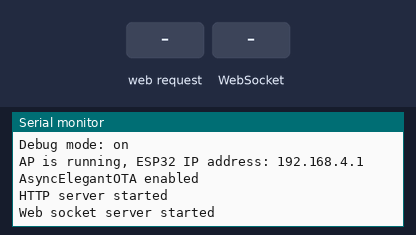
Recording of a program running on a simulated ESP32. Shown: the last lines printed to the serial monitor. The test bench sets the inputs (shaded band). Storage starts empty.

Above: at 6.7 s.
6.8 s: HTTP request GET / received
At 8.0 s:
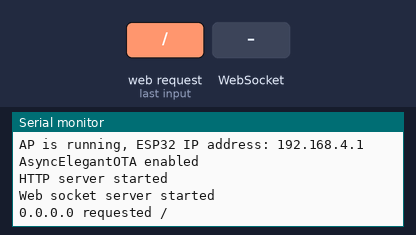
8.3 s: WebSocket text "stop" received
At 9.5 s:
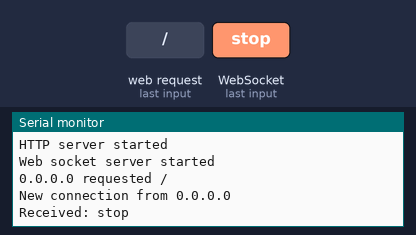
9.8 s: HTTP request GET /slidertron.js received
At 10.2 s:
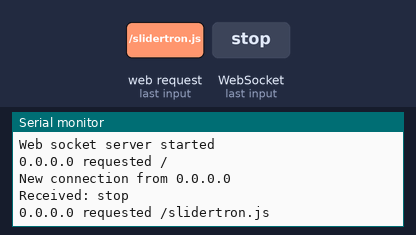
11.3 s: WebSocket text "getStatus" received
At 11.8 s:
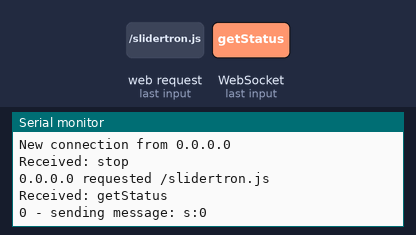
12.8 s: HTTP request GET /bootstrap.min.css received
At 13.7 s:
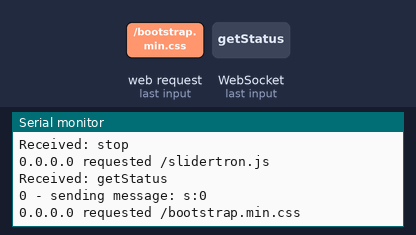
14.3 s: WebSocket text "1" received
At 15.3 s:
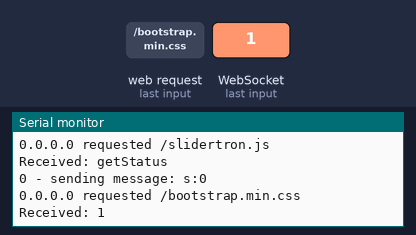

Measured:
- after the input at 6.8 s, the serial monitor: prints a new line at once (image 1)
- after the input at 8.3 s, the serial monitor: prints a new line at once (image 2)
- after the input at 9.8 s, the serial monitor: prints a new line at once (image 3)
- after the input at 11.3 s, the serial monitor: prints a new line at once (image 4)
- after the input at 12.8 s, the serial monitor: prints a new line at once (image 5)
- after the input at 14.3 s, the serial monitor: prints a new line at once (image 6)

The program:

main.cpp
```cpp
 /* Camslider - camera slider based on ESP32 dev board
 *  2022 by Mikrotron d.o.o.
 */

#include <Arduino.h>
#include "Configuration.h"
#include "WebServer.h"
#include "WebSocketsCommunication.h"

Status slider_status = NOT_INITIALIZED;

void setup() {
  // Program start
  #ifdef DEBUG_MODE
    // Enable serial if in debug mode
    Serial.begin(115200);
    delay(DELAY_LONG);
  #endif
  DEBUGLN("Debug mode: on");

  // Mount SPIFFS file system
  if(!SPIFFS.begin()){
    DEBUGLN("SPIFFS mounting error");
  }

  // Start servers
  delay(DELAY_SHORT);
  startWebServer();
  delay(DELAY_SHORT);
  startWebSocketsServer();
}

void loop() {
  ws_server.loop(); // Wait for websocket data
}
```

CredentialsTemplate.h
```cpp
/*******************************************************************
 * IMPORTANT! Please follow the instructions in this file before
 * you try to compile the project for the first time. This file
 * is just a template, don't change the contents of this file.
 *
 * You need to do the following:
 * 1. Save this file as Credentials.h in include/ directory and
 *    than close this file
 * 2. Open Credentials.h file and enter your WiFi credentials and
 *    ThingsBoard device token (you have to create one first on
 *    https://demo.thingsboard.io/ - if you don't have the account,
 *    create one, it's free)
 * 3. Save this file and compile and upload the project in debug
 *    mode to check if everything works as it should
 *
 * Credentials.h is ignored by Git (check the contents of .gitignore
 * file to confirm), so this way your credentials will be kept in
 * your local version of the project. This way you can change the
 * project and publish your changes on Github, Gitlab, Bitbucket or
 * your own Git server without leaking sensitive information.
 *******************************************************************/

#ifndef CREDENTIALS_H
    #define CREDENTIALS_H
    // Add your AP credentials
    #define AP_SSID "Your SSID"
    #define AP_PASSWORD "Your password"
#endif
```

Debug.h
```cpp
/*******************************************************************
 * This files contains macros and debugging variables. If you want
 * to turn debug mode on, place the line
 * #define DEBUG_MODE
 * in file main.cpp before the include call for this file, i.e.
 * #include "Debug.h"
 * If you want to turn debug mode off, comment out or delete the
 * DEBUG_MODE definition line:
 * //#define DEBUG_MODE
 *******************************************************************/

#ifndef DEBUG_H
    #define DEBUG_H
    #ifdef DEBUG_MODE // debug development settings
        #warning "WARNING! Debug mode is enabled, disable for production!"
        // calls to DEBUG will be replaced with Serial.print command
        #define DEBUG(x) Serial.print(x)
        // calls to DEBUGLN will be replaced with Serial.println command
        #define DEBUGLN(x) Serial.println(x)
    #else // production settings
        // calls to DEBUG and DEBUGLN will be replaced with nothing
        #define DEBUG(x)
        #define DEBUGLN(x)
    #endif
#endif
```

WebServer.cpp
```cpp
#include <WiFi.h>
#include <AsyncTCP.h>
#include <AsyncElegantOTA.h>
#include "Configuration.h"
#include "WebServer.h"

AsyncWebServer server(80);

/***********************************************************************
 *************************** HTTP handling *****************************
 ***********************************************************************/
void onRootRequest(AsyncWebServerRequest *request) {
  // Client root request
  IPAddress remote_ip = request->client()->remoteIP();
  DEBUG(remote_ip.toString()); DEBUG(" requested "); DEBUGLN(request->url());
  request->send(SPIFFS, "/index.html", "text/html"); // send back index page
}

void onJSrequest(AsyncWebServerRequest *request) {
  // Client JavaScript request
  IPAddress remote_ip = request->client()->remoteIP();
  DEBUG(remote_ip.toString()); DEBUG(" requested "); DEBUGLN(request->url());
  request->send(SPIFFS, "/slidertron.js", "text/javascript"); // send back JS file
}

void onCSSRequest(AsyncWebServerRequest *request) {
  // Client CSS request
  IPAddress remote_ip = request->client()->remoteIP();
  DEBUG(remote_ip.toString()); DEBUG(" requested "); DEBUGLN(request->url());
  request->send(SPIFFS, "/bootstrap.min.css", "text/css"); // send back CSS file
}

void onCSSMapRequest(AsyncWebServerRequest *request) {
  // Client CSS request
  IPAddress remote_ip = request->client()->remoteIP();
  DEBUG(remote_ip.toString()); DEBUG(" requested "); DEBUGLN(request->url());
  request->send(SPIFFS, "/bootstrap.min.css.map", "text/css"); // send back CSS file
}

void onPageNotFound(AsyncWebServerRequest *request) {
  // Unknown request
  IPAddress remote_ip = request->client()->remoteIP();
  DEBUG(remote_ip.toString()); DEBUG(" requested "); DEBUGLN(request->url());
  request->send(404, "text/plain", "Page not found"); // send back 404
}

/***********************************************************************
 ***************************** Services ********************************
 ***********************************************************************/
void startAccessPoint() {
  // Start access point
  WiFi.softAP(AP_SSID, AP_PASSWORD);
  DEBUG("AP is running, ESP32 IP address: "); DEBUGLN(WiFi.softAPIP());
}

void startWebServer() {
  // Start web server
  startAccessPoint();

  // HTTP requests handling
  server.on("/", HTTP_GET, onRootRequest); // root request
  server.on("/slidertron.js", HTTP_GET, onJSrequest); //JavaScript request
  server.on("/bootstrap.min.css", HTTP_GET, onCSSRequest); // CSS request
  server.on("/bootstrap.min.css.map", HTTP_GET, onCSSMapRequest); // CSS map request
  server.onNotFound(onPageNotFound); // anything else

  AsyncElegantOTA.begin(&server);    // Start AsyncElegantOTA
  DEBUGLN("AsyncElegantOTA enabled");
  server.begin();
  DEBUGLN("HTTP server started");
}
```

WebServer.h
```cpp
/*******************************************************************
 * Basic web server HTTP handling, needs files from data directory
 * to be uploaded to ESP32 SPIFFS in order to work properly
 *******************************************************************/

#ifndef WEBSERVER_H
    #define WEBSERVER_H
    #define HTTP_PORT         80    // web server will listen for HTTP requests on port 80

    #include "Credentials.h" // please read the instructions in include/CredentialsTemplate.h file
    // Public functions
    void startWebServer();
#endif
```

WebSocketsCommunication.cpp
```cpp
#include "Configuration.h"
#include "WebSocketsCommunication.h"

WebSocketsServer ws_server = WebSocketsServer(WS_PORT);
uint8_t current_client = 0;  // client currently sending commands
typedef enum {
  MSG_STATUS = 's',
  MSG_POSITION = 'p'
} MessageType;

/***********************************************************************
 ************************** Events handling ****************************
 ***********************************************************************/
void sendMessage(char type, int value) {
  // Sends message currently in the message buffer to current client
  char msg_buf[WS_MSG_BUFFER_SIZE];
  sprintf(msg_buf, "%c:%d", type, value);
  DEBUG(current_client); DEBUG(" - sending message: "); DEBUGLN(msg_buf);
  ws_server.sendTXT(current_client, msg_buf);
}

void onWebSocketEvent(uint8_t client_num, WStype_t type, uint8_t *payload, size_t length) {
  // WebSocket message handler
  String clientIP = ws_server.remoteIP(client_num).toString();
  current_client = client_num;

  switch(type) {

    case WStype_CONNECTED: // new client connected
      DEBUG("New connection from "); DEBUGLN(clientIP);
      break;

    case WStype_DISCONNECTED: // client disconnected
      DEBUG(clientIP); DEBUGLN(" - disconnected");
      break;

    case WStype_TEXT: // client sent text message
      {
        String text = (char *)payload;
        DEBUG("Received: "); DEBUGLN(text);

        if (text == "stop") {
          // TODO stop the slider, this is critical so we check for it first
        } else if (text == "getStatus") {
          // send the current status
          sendMessage(MSG_STATUS, slider_status);
        }
        break;
      }
    // Ignore any other case
    case WStype_BIN:
    case WStype_ERROR:
    case WStype_FRAGMENT_TEXT_START:
    case WStype_FRAGMENT_BIN_START:
    case WStype_FRAGMENT:
    case WStype_FRAGMENT_FIN:
    default:
      break;
  }
}

/***********************************************************************
 ***************************** Services ********************************
 ***********************************************************************/
void startWebSocketsServer() {
  // Start WebSocket server
  ws_server.begin();
  ws_server.onEvent(onWebSocketEvent); // WebSocket callback
  DEBUGLN("Web socket server started");
}
```

WebSocketsCommunication.h
```cpp
/*******************************************************************
 * Handles WebSocket communication with and from client
 *******************************************************************/

#ifndef WEBSOCKETSCOMMUNICATION_H
    #define WEBSOCKETSCOMMUNICATION_H
    #define WS_PORT 1337    // ;-) web socket server port number
    #define WS_MSG_BUFFER_SIZE 10 // increase if needed

    // Includes
    #include <WebSocketsServer.h>

    extern WebSocketsServer ws_server;

    // Public functions
    void startWebSocketsServer();
    void onWebSocketEvent(uint8_t client_num, WStype_t type, uint8_t *payload, size_t length);
#endif
```

Configuration.h
```cpp
/*******************************************************************
 * This files contains global variables, settings and includes
 * needed for multiple project modules
 *******************************************************************/

#ifndef CONFIGURATION_H
    #define CONFIGURATION_H
    // Settings
    #define DEBUG_MODE // please read the instructions in include/Debug.h file
    #define DELAY_LONG 5000 // in miliseconds
    #define DELAY_SHORT 250 // in miliseconds

    // Includes
    #include <SPIFFS.h>
    #include <ESPAsyncWebServer.h>
    #include "Debug.h"

    // Enums
    typedef enum {
        NOT_INITIALIZED,
        INITIALIZING,
        IDLE,
        RUNNING
    } Status;

    extern Status slider_status;
#endif
```
